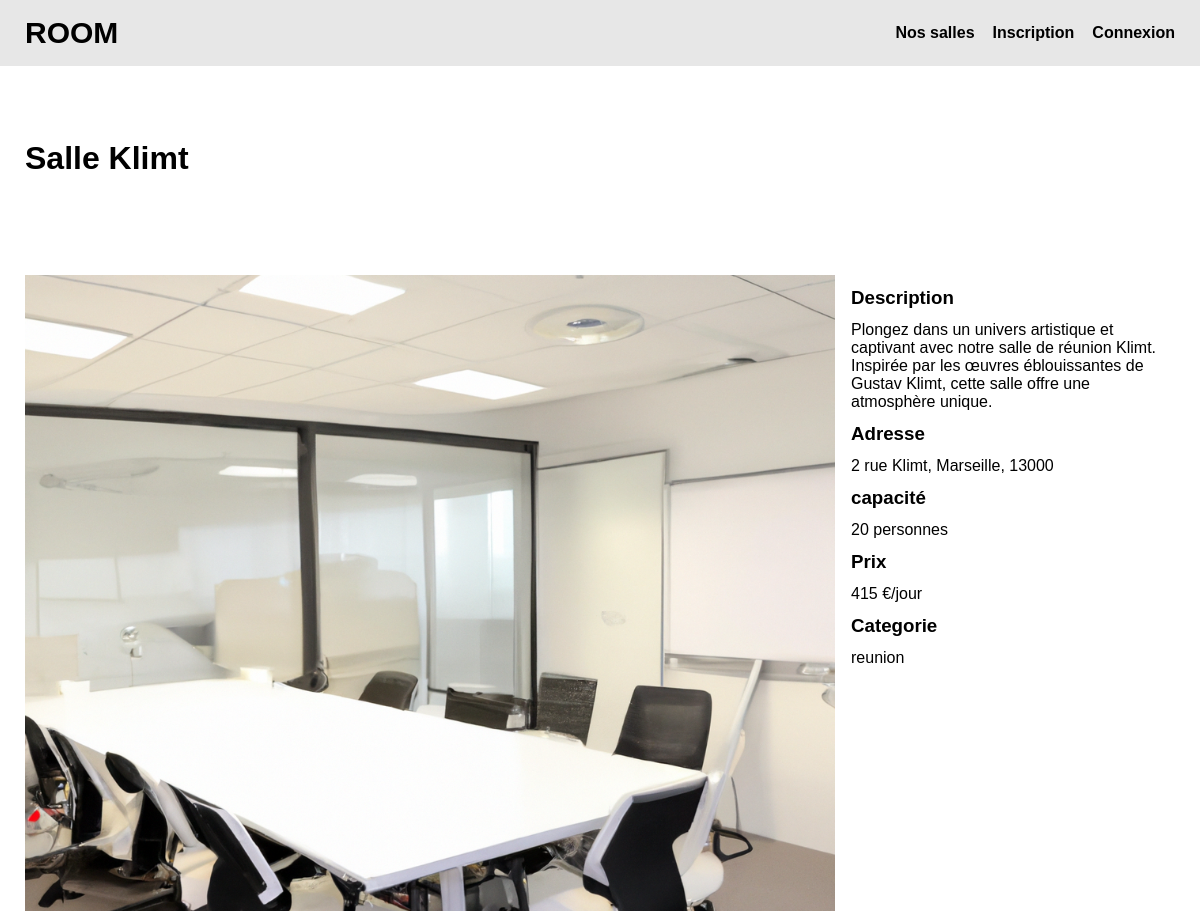
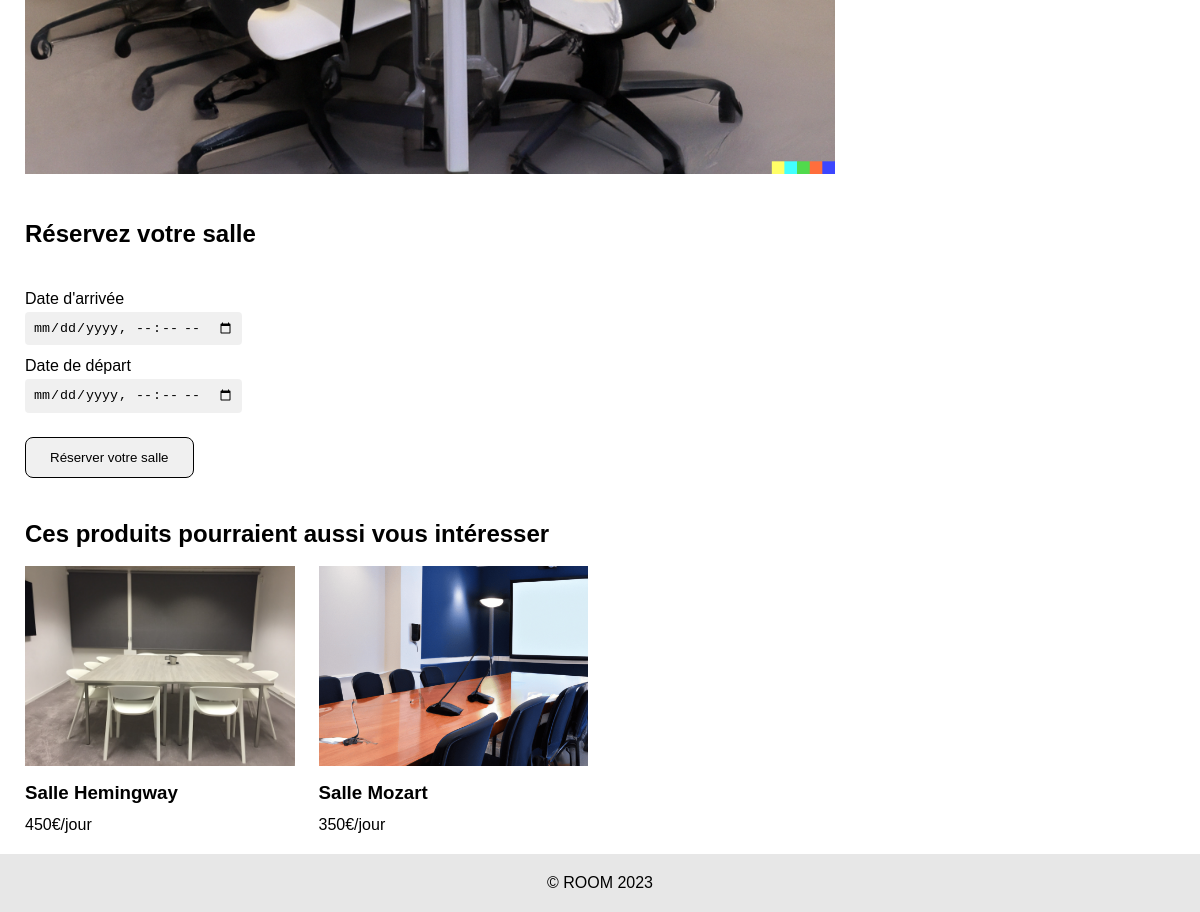
/fiche_produit.php?id_salle=4, run on the app's committed database (2 pictures, top to bottom).
### tables this page shows
CREATE TABLE IF NOT EXISTS `salle` (
  `id_salle` int NOT NULL AUTO_INCREMENT,
  `titre` varchar(200) NOT NULL,
  `prix` int NOT NULL,
  `description` text NOT NULL,
  `photo` varchar(200) NOT NULL,
  `pays` varchar(20) NOT NULL,
  `ville` varchar(20) NOT NULL,
  `adresse` varchar(20) NOT NULL,
  `cp` int NOT NULL,
  `capacite` int NOT NULL,
  `categorie` enum('reunion','bureau','formation','') NOT NULL,
  PRIMARY KEY (`id_salle`)
);

### include/affichage.php (called while the page is built, shortened)
<?php
    $afficheCards = $pdo->query("SELECT DISTINCT titre, description, prix, id_salle, photo, categorie FROM salle ORDER BY titre ASC");
    if(isset($_GET['id_salle'])){
        $afficheProduit = $pdo->query("SELECT * FROM salle WHERE id_salle = '$_GET[id_salle]' ");
        $produit = $afficheProduit -> fetch(PDO::FETCH_ASSOC);
    }

### fiche_produit.php (the view, shortened to what this page needs)
<?php
require_once('include/init.php');
require_once('include/affichage.php');
?>
<?php require_once('include/header.php');?>
    <div class="globalContainer">
            <main>
                <div class="containerFicheProduit">
                    <div class="titreNote">
                        <h1>Salle <?= $produit['titre']?></h1>
                    </div>
                    <div class="imageDescription">
                        <div class="imageProduit">
                            <img src="<?php URL ?>img/<?=$produit['photo']?>" alt="">
                        </div>
                        <div class="descriptionProduit">
                            <div class="descriptionCategorie">
                                <h3>Description</h3>
                                <p class="description"><?= $produit['description']?></p>
                            </div>
                            <div class="descriptionCategorie">
                                <h3>Adresse</h3>
                                <p class="description"><?= $produit['adresse'].', '. $produit['ville'].', '. $produit['cp'] ?></p>
                            </div>
                            <div class="descriptionCategorie">
                                <h3>capacité</h3>
                                <p class="description"><?= $produit['capacite']?> personnes</p>
                            </div>
                            <div class="descriptionCategorie">
                                <h3>Prix</h3>
                                <p class="description"><?= $produit['prix']?> €/jour</p>
                            </div>
                            <div class="descriptionCategorie">
                                <h3>Categorie</h3>
                                <p class="description"><?= $produit['categorie']?></p>
                            </div>
                        </div>
                    </div>
                    <div class="reservationSalle">
                        <h2>Réservez votre salle</h2>
                        <form action="" class="inscriptionForm form" method="POST" enctype="multipart/form-data">
                            <div class="champInput">
                                <label class="" for="date_arrivee">
                                Date d'arrivée
                                </label>
                                <input type="datetime-local" id="date_arrivee" name="date_arrivee" value="">
                            </div>
                            <div class="champInput">
                                <label class="" for="date_depart">
                                Date de départ
                                </label>
                                <input type="datetime-local" id="date_depart" name="date_depart" value="">
                            </div>
                            <div class="champInput">
                                <button name="buttonReservationSalle" class="buttonFormulaire">Réserver votre salle</button>
                            </div>
                        </form>
                    </div>
                    <div class="containerAutresProduits">
                            <h2>Ces produits pourraient aussi vous intéresser</h2>
                        <div class="gridProduit">
                            <?php while($cards = $afficheCards ->fetch(PDO::FETCH_ASSOC)): ?>
                                <?php if($cards['categorie'] == $produit['categorie'] && $cards['id_salle'] != $produit['id_salle']):?>
                                    <a href="fiche_produit.php?id_salle=<?=$cards['id_salle']?>" class="containerCardSAlle">
                                        <div class="containerImage">
                                            <img src="<?= URL ?>img/<?=$cards['photo']?>" alt="">
                                        </div>
                                        <div class="titreSalle">
                                            <h3>Salle <?=$cards['titre'] ?></h3>
                                        </div>
                                        <p class="prix"><?=$cards['prix'] ?>€/jour</p>
                                    </a>
                                <?php endif;?>
                            <?php endwhile; ?>
                        </div>
                    </div>
                </div>
            </main>
    </div>
<?php require_once('include/footer.php');?>

### css/style.css (style rules this page uses)
* { box-sizing: border-box; margin: 0; padding : 0; list-style: none; }
a, a:hover, a:active, a:visited { text-decoration: none; color: black; }
body { min-height: 100dvh; display: flex; flex-direction: column; justify-content: space-between; font-family: 'Gill Sans', 'Gill Sans MT', Calibri, 'Trebuchet MS', sans-serif; }
h1 { padding : 24px 0; text-align: center; margin: 30px 0 50px; }
h2 { padding : 18px 0; }
h3 { padding : 12px 0; }
main { padding : 20px 25px; }
.form { display: flex; flex-direction: column; gap: 12px; }
.champInput { display: flex; flex-direction: column; gap: 4px; width: fit-content; }
.globalContainer { display: flex; flex-direction: column; justify-content: space-between; flex:1; }
.champInput input, .champInput textarea, .champInput select { padding: 8px; border-radius: 4px; border: none; background-color: rgba(238, 238, 238, 0.884); }
.buttonFormulaire { padding: 12px 24px; border-radius: 8px; cursor: pointer; border: 1px solid black; background-color: rgba(238, 238, 238, 0.884); }

### css/index.css (style rules this page uses)
.containerFicheProduit { display: flex; flex-direction: column; gap: 24px; }
.gridProduit { display: grid; grid-template-columns: repeat(4, minmax(170px, 300px)); gap : 24px; width: fit-content; margin: auto; }
.containerCardSAlle { display : flex; flex-direction: column; gap: 12px; }
.containerCardSAlle h3 { padding: 0; }
.containerImage img { width: 100%; object-fit: cover; height: 200px; }

### css/ficheProduit.css (style rules this page uses)
.containerFicheProduit { max-width: 1200px; margin: auto; }
.titreNote { display: flex; align-items: center; gap: 16px; }
.imageDescription { display: flex; gap: 16px; width: 100%; }
.descriptionProduit { flex:2 ; }
.imageProduit { flex: 5; }
.imageDescription img { width: 100%; }

### data on the page
salle: titre "Klimt", photo (picture), description "Plongez dans un univers artistique et captivant avec notre salle de réunion Klimt. Inspirée par les œuvres éblouissantes de Gustav Klimt, cette salle offre une atmosphère unique.", adresse "2 rue Klimt", ville "Marseille", cp "13000", capacite "20", prix "415", categorie "reunion"
salle: photo (picture), titre "Hemingway", prix "450"
salle: photo (picture), titre "Mozart", prix "350"
